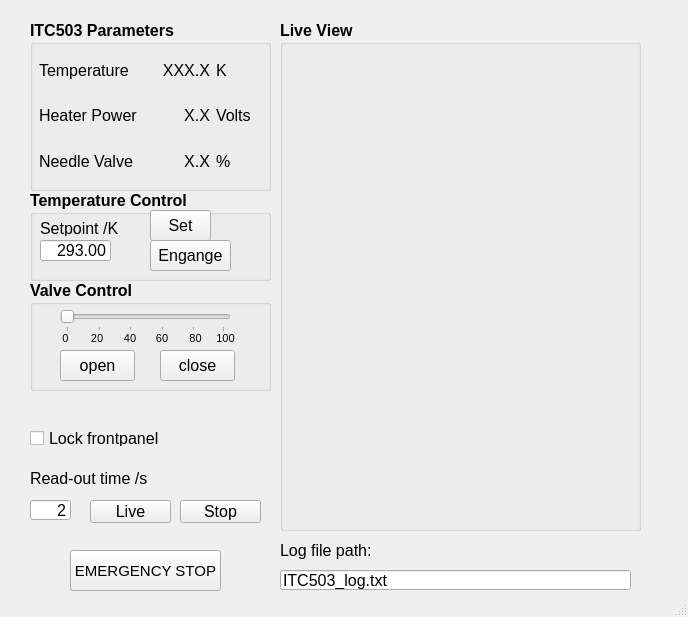
<?xml version="1.0" encoding="UTF-8"?>
<ui version="4.0">
 <class>MainWindow</class>
 <widget class="QMainWindow" name="MainWindow">
  <property name="geometry">
   <rect>
    <x>0</x>
    <y>0</y>
    <width>688</width>
    <height>617</height>
   </rect>
  </property>
  <property name="font">
   <font>
    <family>Arial</family>
    <pointsize>12</pointsize>
   </font>
  </property>
  <property name="windowTitle">
   <string>ITC503 Temperature Control</string>
  </property>
  <widget class="QWidget" name="centralwidget">
   <widget class="QLabel" name="label">
    <property name="geometry">
     <rect>
      <x>30</x>
      <y>470</y>
      <width>121</width>
      <height>16</height>
     </rect>
    </property>
    <property name="font">
     <font>
      <family>Arial</family>
      <pointsize>12</pointsize>
     </font>
    </property>
    <property name="text">
     <string>Read-out time /s</string>
    </property>
   </widget>
   <widget class="QLineEdit" name="readOutDeltaT">
    <property name="geometry">
     <rect>
      <x>30</x>
      <y>500</y>
      <width>41</width>
      <height>20</height>
     </rect>
    </property>
    <property name="font">
     <font>
      <family>Arial</family>
      <pointsize>12</pointsize>
     </font>
    </property>
    <property name="text">
     <string>2</string>
    </property>
    <property name="alignment">
     <set>Qt::AlignRight|Qt::AlignTrailing|Qt::AlignVCenter</set>
    </property>
   </widget>
   <widget class="QLineEdit" name="savePath">
    <property name="geometry">
     <rect>
      <x>280</x>
      <y>570</y>
      <width>351</width>
      <height>20</height>
     </rect>
    </property>
    <property name="text">
     <string>ITC503_log.txt</string>
    </property>
   </widget>
   <widget class="QPushButton" name="parameterRead">
    <property name="geometry">
     <rect>
      <x>90</x>
      <y>500</y>
      <width>81</width>
      <height>23</height>
     </rect>
    </property>
    <property name="font">
     <font>
      <family>Arial</family>
      <pointsize>12</pointsize>
     </font>
    </property>
    <property name="text">
     <string>Live</string>
    </property>
   </widget>
   <widget class="QGroupBox" name="groupBox">
    <property name="geometry">
     <rect>
      <x>30</x>
      <y>20</y>
      <width>241</width>
      <height>171</height>
     </rect>
    </property>
    <property name="font">
     <font>
      <family>Arial</family>
      <pointsize>12</pointsize>
      <weight>75</weight>
      <bold>true</bold>
     </font>
    </property>
    <property name="autoFillBackground">
     <bool>false</bool>
    </property>
    <property name="title">
     <string>ITC503 Parameters</string>
    </property>
    <widget class="QWidget" name="gridLayoutWidget">
     <property name="geometry">
      <rect>
       <x>9</x>
       <y>30</y>
       <width>242</width>
       <height>131</height>
      </rect>
     </property>
     <layout class="QGridLayout" name="gridLayout">
      <item row="0" column="1">
       <widget class="QLabel" name="displayTemp">
        <property name="font">
         <font>
          <weight>50</weight>
          <bold>false</bold>
         </font>
        </property>
        <property name="text">
         <string>XXX.X</string>
        </property>
        <property name="alignment">
         <set>Qt::AlignRight|Qt::AlignTrailing|Qt::AlignVCenter</set>
        </property>
       </widget>
      </item>
      <item row="0" column="0">
       <widget class="QLabel" name="label_4">
        <property name="font">
         <font>
          <weight>50</weight>
          <bold>false</bold>
         </font>
        </property>
        <property name="text">
         <string>Temperature</string>
        </property>
       </widget>
      </item>
      <item row="1" column="0">
       <widget class="QLabel" name="label_6">
        <property name="font">
         <font>
          <weight>50</weight>
          <bold>false</bold>
         </font>
        </property>
        <property name="text">
         <string>Heater Power</string>
        </property>
       </widget>
      </item>
      <item row="1" column="1">
       <widget class="QLabel" name="displayHeater">
        <property name="font">
         <font>
          <weight>50</weight>
          <bold>false</bold>
         </font>
        </property>
        <property name="text">
         <string>X.X</string>
        </property>
        <property name="alignment">
         <set>Qt::AlignRight|Qt::AlignTrailing|Qt::AlignVCenter</set>
        </property>
       </widget>
      </item>
      <item row="0" column="2">
       <widget class="QLabel" name="label_5">
        <property name="font">
         <font>
          <weight>50</weight>
          <bold>false</bold>
         </font>
        </property>
        <property name="text">
         <string>K</string>
        </property>
       </widget>
      </item>
      <item row="2" column="2">
       <widget class="QLabel" name="label_11">
        <property name="font">
         <font>
          <weight>50</weight>
          <bold>false</bold>
         </font>
        </property>
        <property name="text">
         <string>%</string>
        </property>
       </widget>
      </item>
      <item row="1" column="2">
       <widget class="QLabel" name="label_8">
        <property name="font">
         <font>
          <weight>50</weight>
          <bold>false</bold>
         </font>
        </property>
        <property name="text">
         <string>Volts</string>
        </property>
       </widget>
      </item>
      <item row="2" column="0">
       <widget class="QLabel" name="label_9">
        <property name="font">
         <font>
          <weight>50</weight>
          <bold>false</bold>
         </font>
        </property>
        <property name="text">
         <string>Needle Valve</string>
        </property>
       </widget>
      </item>
      <item row="2" column="1">
       <widget class="QLabel" name="displayValve">
        <property name="font">
         <font>
          <weight>50</weight>
          <bold>false</bold>
         </font>
        </property>
        <property name="text">
         <string>X.X</string>
        </property>
        <property name="alignment">
         <set>Qt::AlignRight|Qt::AlignTrailing|Qt::AlignVCenter</set>
        </property>
       </widget>
      </item>
     </layout>
    </widget>
   </widget>
   <widget class="QGroupBox" name="groupBox_2">
    <property name="geometry">
     <rect>
      <x>30</x>
      <y>190</y>
      <width>241</width>
      <height>91</height>
     </rect>
    </property>
    <property name="font">
     <font>
      <weight>75</weight>
      <bold>true</bold>
     </font>
    </property>
    <property name="title">
     <string>Temperature Control</string>
    </property>
    <widget class="QLabel" name="label_12">
     <property name="geometry">
      <rect>
       <x>10</x>
       <y>30</y>
       <width>91</width>
       <height>16</height>
      </rect>
     </property>
     <property name="font">
      <font>
       <weight>50</weight>
       <bold>false</bold>
      </font>
     </property>
     <property name="text">
      <string>Setpoint /K</string>
     </property>
    </widget>
    <widget class="QLineEdit" name="setSetpointValue">
     <property name="geometry">
      <rect>
       <x>10</x>
       <y>50</y>
       <width>71</width>
       <height>21</height>
      </rect>
     </property>
     <property name="font">
      <font>
       <weight>50</weight>
       <bold>false</bold>
      </font>
     </property>
     <property name="text">
      <string>293.00</string>
     </property>
     <property name="alignment">
      <set>Qt::AlignRight|Qt::AlignTrailing|Qt::AlignVCenter</set>
     </property>
    </widget>
    <widget class="QPushButton" name="setSetPoint">
     <property name="geometry">
      <rect>
       <x>120</x>
       <y>20</y>
       <width>61</width>
       <height>31</height>
      </rect>
     </property>
     <property name="font">
      <font>
       <weight>50</weight>
       <bold>false</bold>
      </font>
     </property>
     <property name="text">
      <string>Set</string>
     </property>
    </widget>
    <widget class="QPushButton" name="setEngageHeater">
     <property name="geometry">
      <rect>
       <x>120</x>
       <y>50</y>
       <width>81</width>
       <height>31</height>
      </rect>
     </property>
     <property name="font">
      <font>
       <weight>50</weight>
       <bold>false</bold>
      </font>
     </property>
     <property name="text">
      <string>Engange</string>
     </property>
    </widget>
   </widget>
   <widget class="QCheckBox" name="setLockFrontpanel">
    <property name="geometry">
     <rect>
      <x>30</x>
      <y>430</y>
      <width>131</width>
      <height>16</height>
     </rect>
    </property>
    <property name="text">
     <string>Lock frontpanel</string>
    </property>
    <property name="checked">
     <bool>false</bool>
    </property>
   </widget>
   <widget class="QPushButton" name="parameterReadStop">
    <property name="geometry">
     <rect>
      <x>180</x>
      <y>500</y>
      <width>81</width>
      <height>23</height>
     </rect>
    </property>
    <property name="font">
     <font>
      <family>Arial</family>
      <pointsize>12</pointsize>
     </font>
    </property>
    <property name="text">
     <string>Stop</string>
    </property>
   </widget>
   <widget class="QGroupBox" name="groupBox_3">
    <property name="geometry">
     <rect>
      <x>30</x>
      <y>280</y>
      <width>241</width>
      <height>111</height>
     </rect>
    </property>
    <property name="font">
     <font>
      <weight>75</weight>
      <bold>true</bold>
     </font>
    </property>
    <property name="title">
     <string>Valve Control</string>
    </property>
    <widget class="QLabel" name="label_18">
     <property name="geometry">
      <rect>
       <x>180</x>
       <y>50</y>
       <width>31</width>
       <height>16</height>
      </rect>
     </property>
     <property name="font">
      <font>
       <pointsize>8</pointsize>
       <weight>50</weight>
       <bold>false</bold>
      </font>
     </property>
     <property name="layoutDirection">
      <enum>Qt::LeftToRight</enum>
     </property>
     <property name="text">
      <string>100</string>
     </property>
     <property name="alignment">
      <set>Qt::AlignCenter</set>
     </property>
     <property name="margin">
      <number>4</number>
     </property>
    </widget>
    <widget class="QLabel" name="label_7">
     <property name="geometry">
      <rect>
       <x>50</x>
       <y>50</y>
       <width>31</width>
       <height>16</height>
      </rect>
     </property>
     <property name="font">
      <font>
       <pointsize>8</pointsize>
       <weight>50</weight>
       <bold>false</bold>
      </font>
     </property>
     <property name="layoutDirection">
      <enum>Qt::LeftToRight</enum>
     </property>
     <property name="text">
      <string> 20</string>
     </property>
     <property name="alignment">
      <set>Qt::AlignCenter</set>
     </property>
     <property name="margin">
      <number>4</number>
     </property>
    </widget>
    <widget class="QLabel" name="label_15">
     <property name="geometry">
      <rect>
       <x>110</x>
       <y>50</y>
       <width>41</width>
       <height>16</height>
      </rect>
     </property>
     <property name="font">
      <font>
       <pointsize>8</pointsize>
       <weight>50</weight>
       <bold>false</bold>
      </font>
     </property>
     <property name="layoutDirection">
      <enum>Qt::LeftToRight</enum>
     </property>
     <property name="text">
      <string> 60</string>
     </property>
     <property name="alignment">
      <set>Qt::AlignCenter</set>
     </property>
     <property name="margin">
      <number>4</number>
     </property>
    </widget>
    <widget class="QSlider" name="setValveSlider">
     <property name="geometry">
      <rect>
       <x>30</x>
       <y>30</y>
       <width>171</width>
       <height>22</height>
      </rect>
     </property>
     <property name="singleStep">
      <number>1</number>
     </property>
     <property name="value">
      <number>0</number>
     </property>
     <property name="orientation">
      <enum>Qt::Horizontal</enum>
     </property>
     <property name="tickPosition">
      <enum>QSlider::TicksBelow</enum>
     </property>
     <property name="tickInterval">
      <number>20</number>
     </property>
    </widget>
    <widget class="QPushButton" name="setValveClosed">
     <property name="geometry">
      <rect>
       <x>130</x>
       <y>70</y>
       <width>75</width>
       <height>31</height>
      </rect>
     </property>
     <property name="font">
      <font>
       <weight>50</weight>
       <bold>false</bold>
      </font>
     </property>
     <property name="text">
      <string>close</string>
     </property>
    </widget>
    <widget class="QLabel" name="label_3">
     <property name="geometry">
      <rect>
       <x>20</x>
       <y>50</y>
       <width>31</width>
       <height>16</height>
      </rect>
     </property>
     <property name="font">
      <font>
       <pointsize>8</pointsize>
       <weight>50</weight>
       <bold>false</bold>
      </font>
     </property>
     <property name="layoutDirection">
      <enum>Qt::LeftToRight</enum>
     </property>
     <property name="text">
      <string>0</string>
     </property>
     <property name="alignment">
      <set>Qt::AlignCenter</set>
     </property>
     <property name="margin">
      <number>4</number>
     </property>
    </widget>
    <widget class="QLabel" name="label_17">
     <property name="geometry">
      <rect>
       <x>150</x>
       <y>50</y>
       <width>31</width>
       <height>16</height>
      </rect>
     </property>
     <property name="font">
      <font>
       <pointsize>8</pointsize>
       <weight>50</weight>
       <bold>false</bold>
      </font>
     </property>
     <property name="layoutDirection">
      <enum>Qt::LeftToRight</enum>
     </property>
     <property name="text">
      <string>80</string>
     </property>
     <property name="alignment">
      <set>Qt::AlignCenter</set>
     </property>
     <property name="margin">
      <number>4</number>
     </property>
    </widget>
    <widget class="QLabel" name="label_10">
     <property name="geometry">
      <rect>
       <x>80</x>
       <y>50</y>
       <width>31</width>
       <height>16</height>
      </rect>
     </property>
     <property name="font">
      <font>
       <pointsize>8</pointsize>
       <weight>50</weight>
       <bold>false</bold>
      </font>
     </property>
     <property name="layoutDirection">
      <enum>Qt::LeftToRight</enum>
     </property>
     <property name="text">
      <string>   40</string>
     </property>
     <property name="alignment">
      <set>Qt::AlignCenter</set>
     </property>
     <property name="margin">
      <number>4</number>
     </property>
    </widget>
    <widget class="QPushButton" name="setValveOpen">
     <property name="geometry">
      <rect>
       <x>30</x>
       <y>70</y>
       <width>75</width>
       <height>31</height>
      </rect>
     </property>
     <property name="font">
      <font>
       <weight>50</weight>
       <bold>false</bold>
      </font>
     </property>
     <property name="text">
      <string>open</string>
     </property>
     <property name="checkable">
      <bool>false</bool>
     </property>
     <property name="flat">
      <bool>false</bool>
     </property>
    </widget>
   </widget>
   <widget class="QGroupBox" name="groupBox_4">
    <property name="geometry">
     <rect>
      <x>280</x>
      <y>20</y>
      <width>361</width>
      <height>511</height>
     </rect>
    </property>
    <property name="font">
     <font>
      <weight>75</weight>
      <bold>true</bold>
     </font>
    </property>
    <property name="title">
     <string>Live View</string>
    </property>
    <widget class="GraphicsLayoutWidget" name="liveView" native="true">
     <property name="geometry">
      <rect>
       <x>10</x>
       <y>19</y>
       <width>341</width>
       <height>481</height>
      </rect>
     </property>
    </widget>
   </widget>
   <widget class="QPushButton" name="EmgStop">
    <property name="geometry">
     <rect>
      <x>70</x>
      <y>550</y>
      <width>151</width>
      <height>41</height>
     </rect>
    </property>
    <property name="font">
     <font>
      <pointsize>11</pointsize>
     </font>
    </property>
    <property name="autoFillBackground">
     <bool>false</bool>
    </property>
    <property name="text">
     <string>EMERGENCY STOP</string>
    </property>
    <property name="checkable">
     <bool>false</bool>
    </property>
   </widget>
   <widget class="QLabel" name="label_13">
    <property name="geometry">
     <rect>
      <x>280</x>
      <y>540</y>
      <width>101</width>
      <height>21</height>
     </rect>
    </property>
    <property name="text">
     <string>Log file path:</string>
    </property>
   </widget>
  </widget>
  <widget class="QStatusBar" name="statusConnection">
   <property name="enabled">
    <bool>true</bool>
   </property>
  </widget>
 </widget>
 <customwidgets>
  <customwidget>
   <class>GraphicsLayoutWidget</class>
   <extends>QWidget</extends>
   <header>pyqtgraph</header>
   <container>1</container>
  </customwidget>
 </customwidgets>
 <resources/>
 <connections/>
 <designerdata>
  <property name="gridDeltaX">
   <number>10</number>
  </property>
  <property name="gridDeltaY">
   <number>10</number>
  </property>
  <property name="gridSnapX">
   <bool>true</bool>
  </property>
  <property name="gridSnapY">
   <bool>true</bool>
  </property>
  <property name="gridVisible">
   <bool>true</bool>
  </property>
 </designerdata>
</ui>
